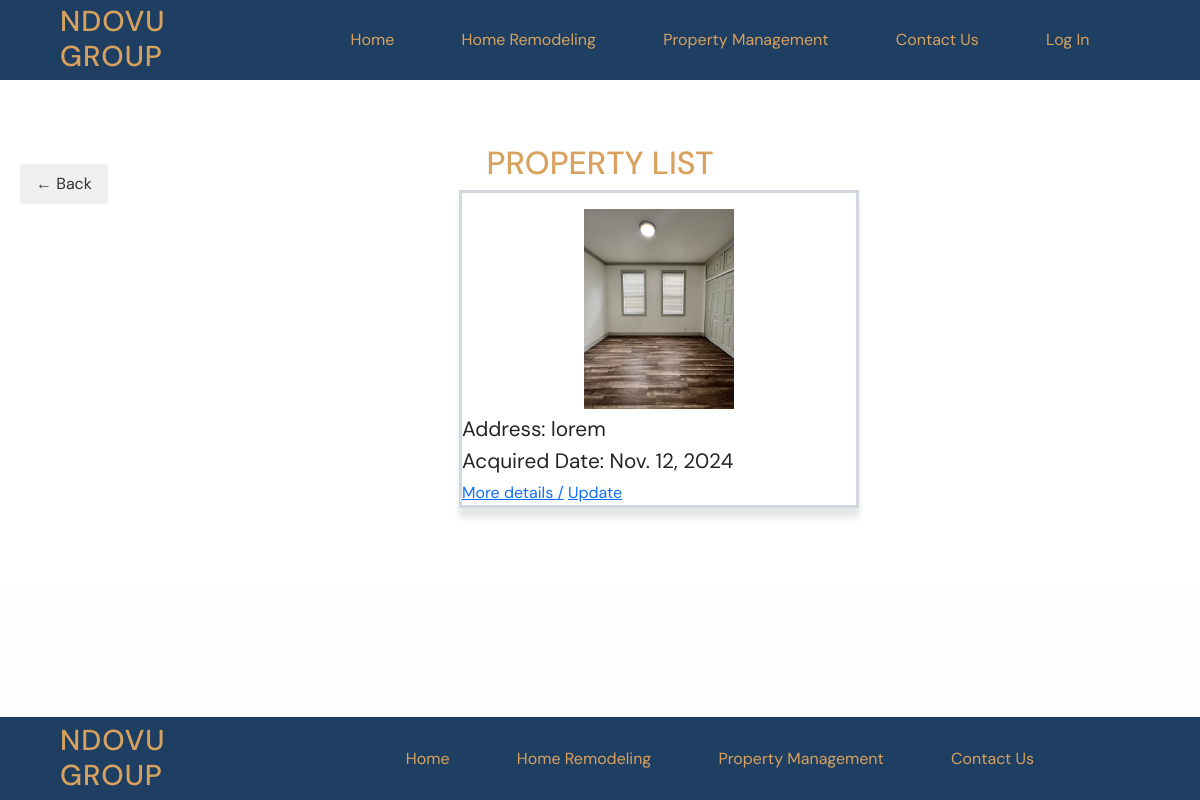
Page /property/property/ on the earlier database version.
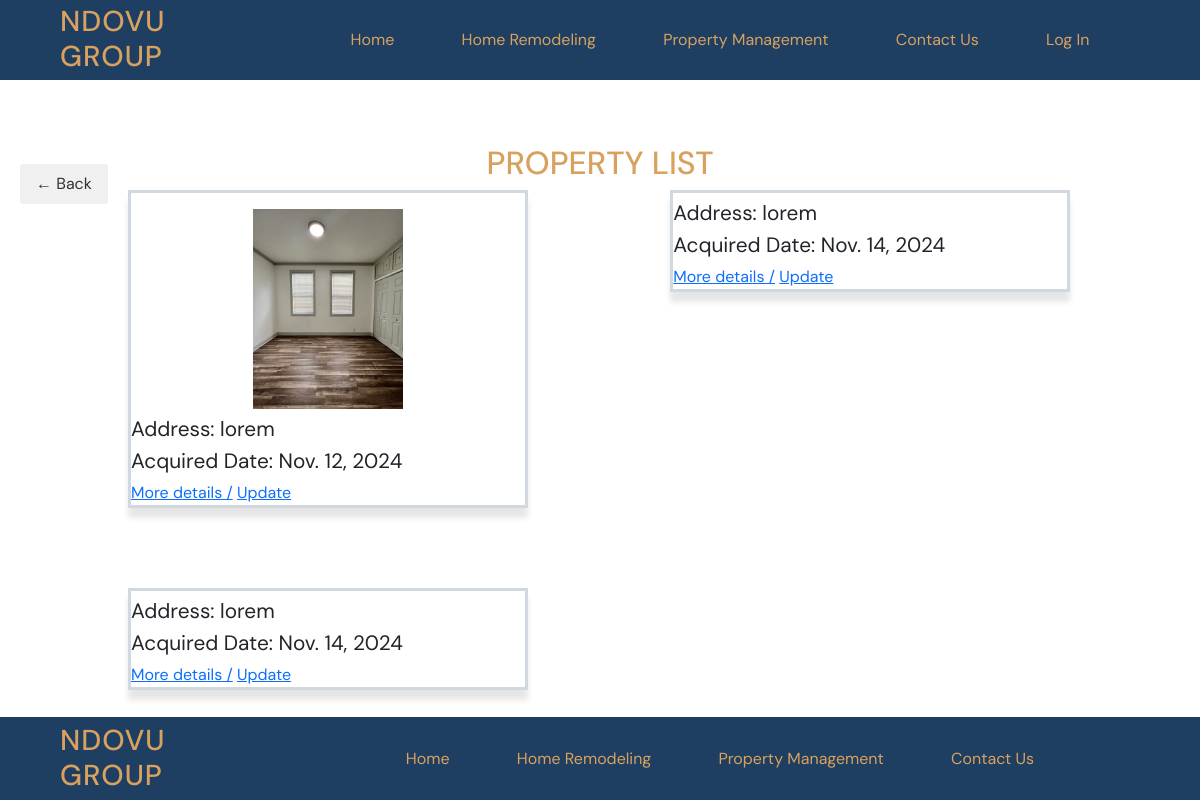
Same page on the later database version.
### property/models.py (models this page shows, shortened)
class PropertyManagement(models.Model):
    property_owner = models.CharField(max_length=128)
    image = models.ImageField(upload_to="static/img")
    address = models.CharField(max_length=200)
    property_type = models.CharField(max_length=50)
    number_of_units = models.CharField(max_length=10)
    year_built = models.TextField()
    square_footage = models.CharField(max_length=10)
    acquired_date = models.DateField()

### property/views.py (the view)
# urls.py: path("property/", views.PropertyListView.as_view(), name="property_list"),
class PropertyListView(ListView): #scan ops
        template_name = "property/property_list.html"
        model = PropertyManagement

### templates/property/property_list.html (shortened to what this page needs)
{% extends 'base.html' %} {% load static %}  {% block content %}
<section class="projects-section center-column">
  <h1>Property List</h1>
  <div class="">
    {% for propertymanagement in propertymanagement_list %}
    <div class="project-card">
      {% if propertymanagement.image %}
      <img src="{{ propertymanagement.image.url }}" alt="house" />
      {% endif %}
      <p>Address: {{ propertymanagement.address }}</p>
      <p>Acquired Date: {{ propertymanagement.acquired_date }}</p>
      <a href="{% url 'property_detail' propertymanagement.id %}"
        >More details /</a
      >
      <a href="{% url 'property_update' propertymanagement.id %}">Update</a>
    </div>
    {% endfor %}
  </div>
  <a href="{% url 'home' %}" class="back-button">← Back</a>
</section>
{% endblock content %}

Differences in the rows shown:
added PropertyManagement: address "lorem", acquired_date "Nov. 14, 2024"
added PropertyManagement: address "lorem", acquired_date "Nov. 14, 2024"
